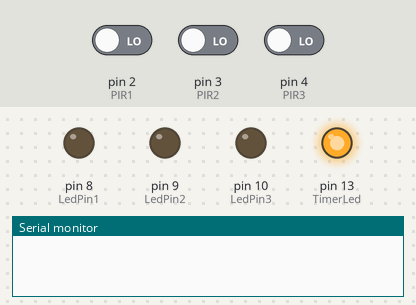
Bench run of a sketch on a simulated Arduino Uno, built with avr-gcc and run on an emulated ATmega328P. Shown: output pins drawn as LEDs (lit = HIGH), the last lines printed to the serial monitor. Inputs (shaded band) come from the test bench; at power-on: pin 2 (PIR1) LOW, pin 3 (PIR2) LOW, pin 4 (PIR3) LOW.

Above: at 1.2 s.
1.3 s: pin 2 (PIR1) driven HIGH
At 2.6 s:
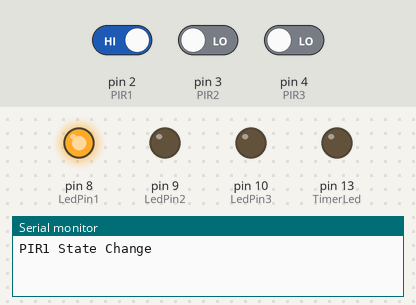
4.3 s: pin 3 (PIR2) driven HIGH
At 5.5 s:
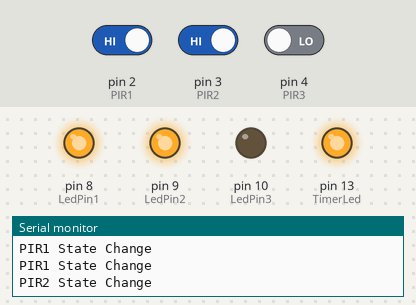
7.3 s: pin 4 (PIR3) driven HIGH
At 8.4 s:
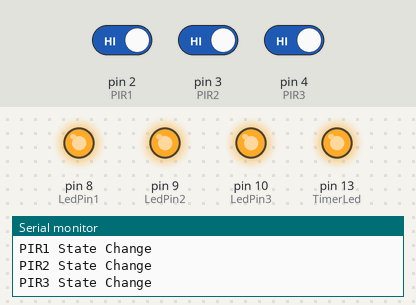
10.3 s: pin 2 (PIR1) driven LOW
At 11.3 s:
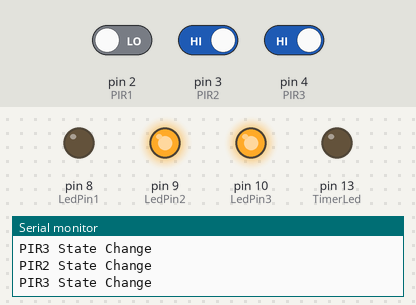
13.3 s: pin 3 (PIR2) driven LOW
At 15.3 s:
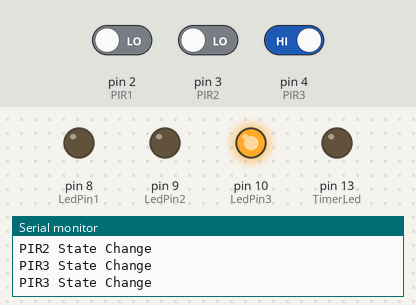
16.3 s: pin 4 (PIR3) driven LOW
At 18.4 s:
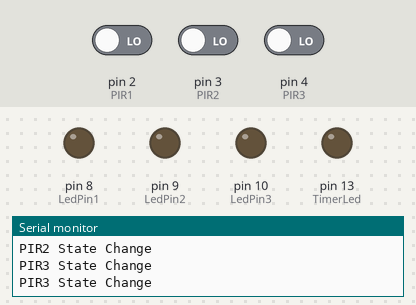
Timing chart, 0 to 20.3 s (numbered marks = the images above; inputs shaded):
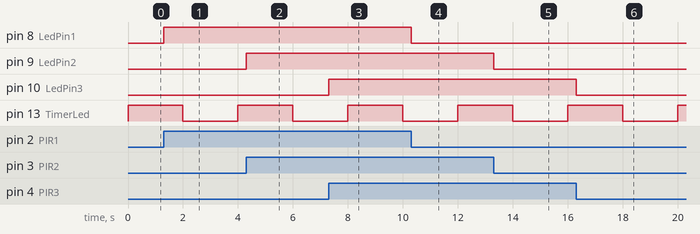

The sketch:

Task_1.4D.ino
```cpp
const uint8_t LedPin1 = 8;
const uint8_t LedPin2 = 9;
const uint8_t LedPin3 = 10;
const uint8_t PIR1 = 2;
const uint8_t PIR2 = 3;
const uint8_t PIR3 = 4;
const byte TimerLed = 13;

volatile byte r,g,b = 0;

void setup()
{
    pinMode(TimerLed, OUTPUT);
    pinMode(LedPin1, OUTPUT);
    pinMode(PIR1, INPUT);
    pinMode(LedPin2, OUTPUT);
    pinMode(PIR2, INPUT);
    pinMode(LedPin3, OUTPUT);
    pinMode(PIR3, INPUT);

    Serial.begin(9600);

    PCICR |= 0b00000100; // turn on port d
    PCMSK2 |= 0b00011100; // enable pins 2, 3, and 4

    startTimer(); //0.5 Hz = 2 seconds per interupt
}

void loop()
{
    digitalWrite(LedPin1, r);
    digitalWrite(LedPin2, g);
    digitalWrite(LedPin3, b);
}

void startTimer(){
  noInterrupts();

  TCCR1A = 0;
  TCCR1B = 0;
  TCNT1 = 0;

  // led 13 to blink every 2 seconds using:
  // http://www.8bit-era.cz/arduino-timer-interrupts-calculator.html

  // x = 16 Mhz / (prescaler * x) - 1, x in Hz
  // => 16 Mhz / x(x+1) = prescalar

  OCR1A = 31249; // 0.5Hz = 16000000 / (1024 * 0.5) - 1 (must be <65536)
  // turn on CTC mode
  TCCR1B |= (1 << WGM12);
  // Set CS12, CS11 and CS10 bits for 1024 prescaler
  TCCR1B |= (1 << CS12) | (0 << CS11) | (1 << CS10);
  // enable timer compare interrupt
  TIMSK1 |= (1 << OCIE1A);

  interrupts();
}

// timer interupt
ISR(TIMER1_COMPA_vect){
   digitalWrite(TimerLed, digitalRead(TimerLed) ^ 1);
}

//Port D interupt
ISR(PCINT2_vect) // Port D, PCINT16 - PCINT23
{
    r = PIND & B00000100;
    g = PIND & B00001000;
    b = PIND & B00010000;
    if (r)
    {
        Serial.println("PIR1 State Change");
    }
    if (g)
    {
        Serial.println("PIR2 State Change");
    }
    if (b)
    {
        Serial.println("PIR3 State Change");
    }

}
```

Measured:
- after the input at 1.3 s, pin 8 (LedPin1): LOW → HIGH at once
- after the input at 4.3 s, pin 9 (LedPin2): LOW → HIGH at once
- after the input at 7.3 s, pin 10 (LedPin3): LOW → HIGH at once
- after the input at 10.3 s, pin 8 (LedPin1): HIGH → LOW at once
- after the input at 13.3 s, pin 9 (LedPin2): HIGH → LOW at once
- after the input at 16.3 s, pin 10 (LedPin3): HIGH → LOW at once
